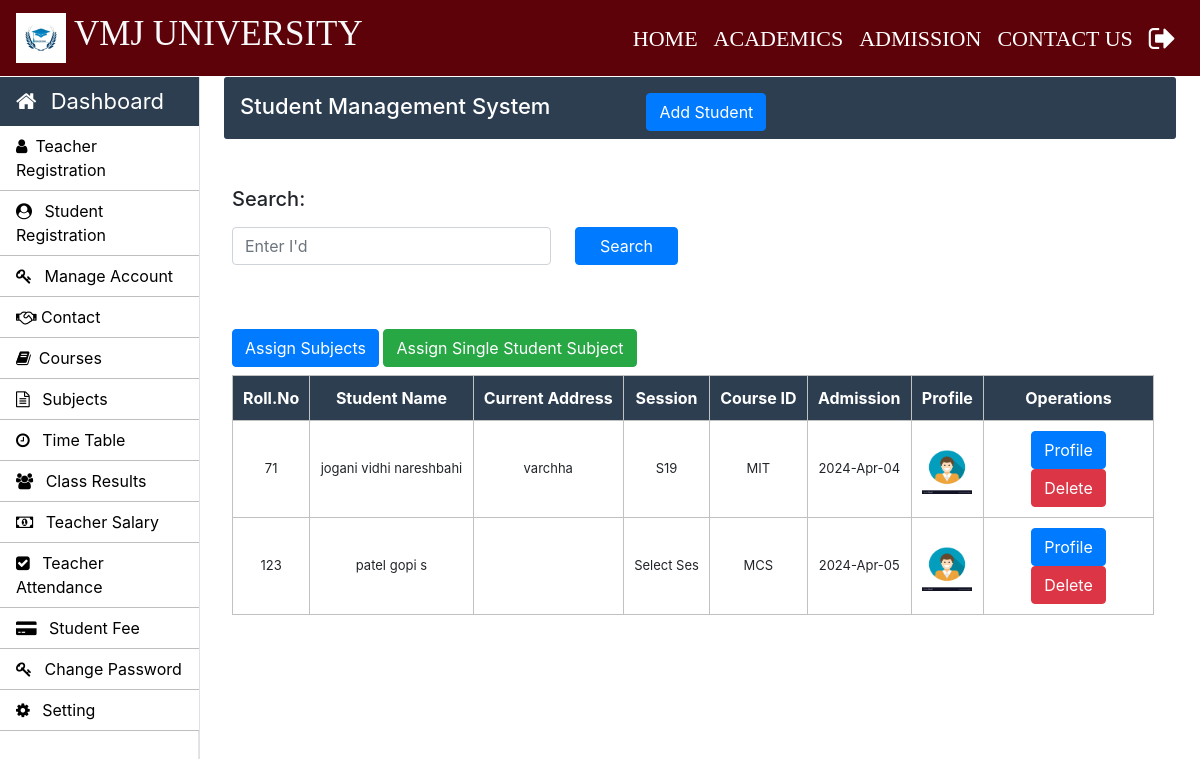
The app's page /admin/student.php (signed in) with its own data.
### tables this page shows
CREATE TABLE IF NOT EXISTS `student_info` (
  `roll_no` int NOT NULL,
  `first_name` varchar(30) NOT NULL DEFAULT 'N/A',
  `middle_name` varchar(30) NOT NULL DEFAULT 'N/A',
  `last_name` varchar(30) NOT NULL DEFAULT 'N/A',
  `father_name` varchar(30) NOT NULL DEFAULT 'N/A',
  `email` varchar(30) NOT NULL DEFAULT 'N/A',
  `mobile_no` varchar(11) NOT NULL DEFAULT 'N/A',
  `course_code` varchar(11) NOT NULL DEFAULT 'N/A',
  `session` varchar(10) NOT NULL DEFAULT 'N/A',
  `profile_image` varchar(100) NOT NULL DEFAULT 'N/A',
  `prospectus_issued` varchar(10) NOT NULL DEFAULT 'N/A',
  `prospectus_amount` varchar(10) NOT NULL DEFAULT 'N/A',
  `form_b` varchar(20) NOT NULL DEFAULT 'N/A',
  `applicant_status` varchar(20) NOT NULL DEFAULT 'N/A',
  `application_status` varchar(20) NOT NULL DEFAULT 'N/A',
  `cnic` varchar(15) NOT NULL DEFAULT 'N/A',
  `dob` varchar(10) NOT NULL DEFAULT 'N/A',
  `other_phone` varchar(11) NOT NULL DEFAULT 'N/A',
  `gender` varchar(10) NOT NULL DEFAULT 'N/A',
  `permanent_address` varchar(150) NOT NULL DEFAULT 'N/A',
  `current_address` varchar(150) NOT NULL DEFAULT 'N/A',
  `place_of_birth` varchar(150) NOT NULL DEFAULT 'N/A',
  `matric_complition_date` varchar(10) NOT NULL DEFAULT 'N/A',
  `matric_awarded_date` varchar(10) NOT NULL DEFAULT 'N/A',
  `matric_certificate` varchar(100) NOT NULL DEFAULT 'N/A',
  `fa_complition_date` varchar(10) NOT NULL DEFAULT 'N/A',
  `fa_awarded_date` varchar(10) NOT NULL DEFAULT 'N/A',
  `fa_certificate` varchar(100) NOT NULL DEFAULT 'N/A',
  `ba_complition_date` varchar(10) NOT NULL DEFAULT 'N/A',
  `ba_awarded_date` varchar(10) NOT NULL DEFAULT 'N/A',
  `ba_certificate` varchar(100) NOT NULL DEFAULT 'N/A',
  `semester` int NOT NULL,
  `total_marks` int NOT NULL,
  `obtain_marks` int NOT NULL,
  `state` varchar(20) NOT NULL DEFAULT 'N/A',
  `admission_date` timestamp NOT NULL DEFAULT CURRENT_TIMESTAMP,
  `paid_at` timestamp NOT NULL,
  PRIMARY KEY (`roll_no`)
);

### admin/student.php (the view, shortened to what this page needs)
<!doctype html>
<html lang="en">
<head>
</head>
<body>
    <?php include('../common/common-header.php') ?>
    <?php include('../common/admin-sidebar.php') ?>
    <main role="main" class="col-xl-10 col-lg-9 col-md-8 ml-sm-auto px-md-4 w-100">
        <div class="sub-main">
            <div class="text-center d-flex flex-wrap flex-md-nowrap pt-3 pb-2 mb-3 text-white admin-dashboard pl-3">
                <div class="d-flex">
                    <h4 class="mr-5">Student Management System </h4>
                    <button type="button" class="btn btn-primary ml-5" data-toggle="modal"
                        data-target=".bd-example-modal-lg">Add Student</button>
                </div>
            </div>
            <div class="col-md-2 pt-3 w-100">
            </div>
        </div>
        <div class="row w-100">
            <div class="col-md-12 ml-2">
                <section class="mt-3">
                    <div class="row">
                        <div class="col-md-6">
                            <form action="search_student.php" method="post">
                                <div class="form-group">
                                    <label for="exampleInputPassword1">
                                        <h5>Search:</h5>
                                    </label>
                                    <div class="d-flex">
                                        <input type="text" name="search" id="search" class="form form-control"
                                            placeholder="Enter I'd">
                                        <input class="btn btn-primary px-4 ml-4" type="submit" name="btnSearch"
                                            value="Search">
                                    </div>
                                </div>
                            </form>
                        </div>
                        <div class="col-md-12 pt-5 mb-2">
                            <button type="button" class="btn btn-primary ml-auto" data-toggle="modal"
                                data-target=".bd-example-modal-lg1">Assign Subjects</button>
                            <a class="btn btn-success" href="asign-single-student-subjects.php"> Assign Single
                                Student Subject</a>
                        </div>
                    </div>
                    <table class="w-100 table-elements mb-5 table-three-tr text-center" cellpadding="10">
                        <tr class="table-tr-head table-three text-white">
                            <th>Roll.No</th>
                            <th>Student Name</th>
                            <th>Current Address</th>
                            <th>Session</th>
                            <th>Course ID</th>
                            <th>Admission</th>
                            <th>Profile</th>
                            <th colspan="1">Operations</th>
                        </tr>
                        <?php
								$query="select first_name,middle_name,admission_date,last_name,current_address,session,roll_no,profile_image,course_code from student_info";
								$run=mysqli_query($con,$query);
								while($row=mysqli_fetch_array($run)) {?>
                        <tr>
                            <td><?php echo $row["roll_no"] ?></td>
                            <td><?php echo $row["first_name"]." ".$row["middle_name"]." ".$row["last_name"] ?></td>
                            <td><?php echo $row["current_address"] ?></td>
                            <td><?php echo $row["session"] ?></td>
                            <td><?php echo $row["course_code"] ?></td>
                            <td><?php echo date("Y-M-d",strtotime($row["admission_date"])); ?></td>
                            <td><?php  $profile_image= $row["profile_image"] ?>
                                <img height='50px' width='50px' src=<?php echo "images/$profile_image"  ?>>
                            </td>
                            <td width='170'>
                            <?php
    echo "<a class='btn btn-primary' href='display-student.php?roll_no=".$row['roll_no']."'>Profile</a>
          <a class='btn btn-danger' href='delete-function.php?roll_no=".$row['roll_no']."'>Delete</a>";
?>
                            </td>
                        </tr>
                        <?php }
								?>
                    </table>
                </section>
            </div>
        </div>
    </main>
</body>
</html>

### css/style.css (style rules this page uses)
h4 { font-size: 22px; }
.admin-dashboard { margin-top: 1px !important; background: #2c3e50 !important; border-radius: 3px; }
.table-elements tr, td, th { font-size: 13px; border: 1px solid rgb(194, 193, 193); padding-left: 10px !important; }
.table-three { background: #2c3e50 !important; }
.table-tr-head { height: 45px !important; padding: 10px !important; margin-top: 5px !important; }
.table-font-for-transcript td, th { font-size: 16px !important; }

### records on screen
student_info: roll_no "71", first_name "jogani", middle_name "vidhi", last_name "nareshbahi", current_address "varchha", session "S19", course_code "MIT", admission_date "2024-Apr-04", profile_image (picture)
student_info: roll_no "123", first_name "patel", middle_name "gopi", last_name "s", session "Select Ses", course_code "MCS", admission_date "2024-Apr-05", profile_image (picture)

### other values on screen
getUniversityName('University_name') "VMJ UNIVERSITY"
